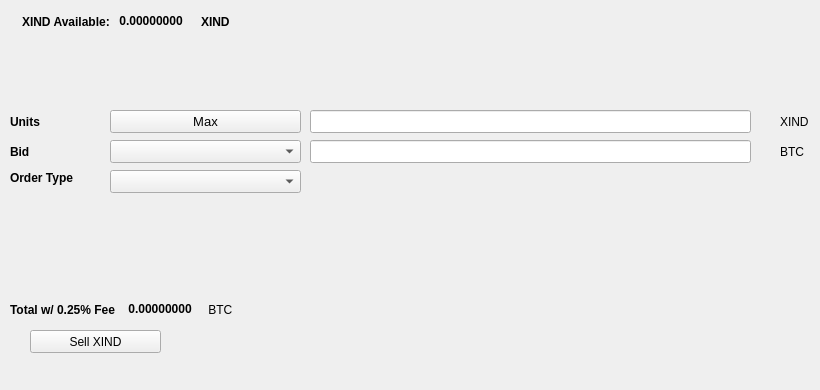
   <widget class="QWidget" name="SellTab">
    <attribute name="title">
     <string>Sell</string>
    </attribute>
    <widget class="QLabel" name="label_16">
     <property name="geometry">
      <rect>
       <x>780</x>
       <y>140</y>
       <width>31</width>
       <height>23</height>
      </rect>
     </property>
     <property name="text">
      <string>BTC</string>
     </property>
    </widget>
    <widget class="QComboBox" name="SellBidcomboBox">
     <property name="geometry">
      <rect>
       <x>110</x>
       <y>140</y>
       <width>191</width>
       <height>23</height>
      </rect>
     </property>
     <property name="font">
      <font>
       <pointsize>10</pointsize>
      </font>
     </property>
    </widget>
    <widget class="QLabel" name="label_18">
     <property name="geometry">
      <rect>
       <x>10</x>
       <y>110</y>
       <width>46</width>
       <height>23</height>
      </rect>
     </property>
     <property name="font">
      <font>
       <weight>75</weight>
       <bold>true</bold>
      </font>
     </property>
     <property name="text">
      <string>Units</string>
     </property>
    </widget>
    <widget class="QPushButton" name="Sell_Max_Amount">
     <property name="geometry">
      <rect>
       <x>110</x>
       <y>110</y>
       <width>191</width>
       <height>23</height>
      </rect>
     </property>
     <property name="font">
      <font>
       <pointsize>10</pointsize>
      </font>
     </property>
     <property name="text">
      <string>Max</string>
     </property>
    </widget>
    <widget class="QLabel" name="label_20">
     <property name="geometry">
      <rect>
       <x>10</x>
       <y>170</y>
       <width>91</width>
       <height>16</height>
      </rect>
     </property>
     <property name="font">
      <font>
       <weight>75</weight>
       <bold>true</bold>
      </font>
     </property>
     <property name="text">
      <string>Order Type</string>
     </property>
    </widget>
    <widget class="QComboBox" name="SellOrdertypeCombo">
     <property name="geometry">
      <rect>
       <x>110</x>
       <y>170</y>
       <width>191</width>
       <height>23</height>
      </rect>
     </property>
     <property name="font">
      <font>
       <pointsize>10</pointsize>
      </font>
     </property>
    </widget>
    <widget class="QLabel" name="label_21">
     <property name="geometry">
      <rect>
       <x>10</x>
       <y>140</y>
       <width>46</width>
       <height>23</height>
      </rect>
     </property>
     <property name="font">
      <font>
       <weight>75</weight>
       <bold>true</bold>
      </font>
     </property>
     <property name="text">
      <string>Bid</string>
     </property>
    </widget>
    <widget class="QLabel" name="label_22">
     <property name="geometry">
      <rect>
       <x>780</x>
       <y>110</y>
       <width>31</width>
       <height>23</height>
      </rect>
     </property>
     <property name="text">
      <string>XIND</string>
     </property>
    </widget>
    <widget class="QLineEdit" name="UnitsInputXIND">
     <property name="geometry">
      <rect>
       <x>310</x>
       <y>110</y>
       <width>441</width>
       <height>23</height>
      </rect>
     </property>
     <property name="font">
      <font>
       <pointsize>9</pointsize>
       <weight>75</weight>
       <bold>true</bold>
      </font>
     </property>
    </widget>
    <widget class="QLineEdit" name="SellBidPriceEdit">
     <property name="geometry">
      <rect>
       <x>310</x>
       <y>140</y>
       <width>441</width>
       <height>23</height>
      </rect>
     </property>
     <property name="font">
      <font>
       <pointsize>9</pointsize>
       <weight>75</weight>
       <bold>true</bold>
      </font>
     </property>
    </widget>
    <widget class="QPushButton" name="SellXINDBTN">
     <property name="geometry">
      <rect>
       <x>30</x>
       <y>330</y>
       <width>131</width>
       <height>23</height>
      </rect>
     </property>
     <property name="text">
      <string>Sell XIND</string>
     </property>
     <property name="icon">
      <iconset resource="../indinode">
       <normaloff>:/icons/bitcoin</normaloff>:/icons/bitcoin</iconset>
     </property>
    </widget>
    <widget class="QWidget" name="layoutWidget3">
     <property name="geometry">
      <rect>
       <x>22</x>
       <y>12</y>
       <width>258</width>
       <height>19</height>
      </rect>
     </property>
     <layout class="QHBoxLayout" name="horizontalLayout">
      <item>
       <widget class="QLabel" name="label232_2">
        <property name="font">
         <font>
          <weight>75</weight>
          <bold>true</bold>
         </font>
        </property>
        <property name="text">
         <string>XIND Available:</string>
        </property>
       </widget>
      </item>
      <item>
       <widget class="QLabel" name="XINDAvailableLabel">
        <property name="palette">
         <palette>
          <active>
           <colorrole role="WindowText">
            <brush brushstyle="SolidPattern">
             <color alpha="255">
              <red>0</red>
              <green>0</green>
              <blue>0</blue>
             </color>
            </brush>
           </colorrole>
           <colorrole role="Button">
            <brush brushstyle="SolidPattern">
             <color alpha="255">
              <red>0</red>
              <green>170</green>
              <blue>0</blue>
             </color>
            </brush>
           </colorrole>
           <colorrole role="Light">
            <brush brushstyle="SolidPattern">
             <color alpha="255">
              <red>0</red>
              <green>255</green>
              <blue>0</blue>
             </color>
            </brush>
           </colorrole>
           <colorrole role="Midlight">
            <brush brushstyle="SolidPattern">
             <color alpha="255">
              <red>0</red>
              <green>212</green>
              <blue>0</blue>
             </color>
            </brush>
           </colorrole>
           <colorrole role="Dark">
            <brush brushstyle="SolidPattern">
             <color alpha="255">
              <red>0</red>
              <green>85</green>
              <blue>0</blue>
             </color>
            </brush>
           </colorrole>
           <colorrole role="Mid">
            <brush brushstyle="SolidPattern">
             <color alpha="255">
              <red>0</red>
              <green>113</green>
              <blue>0</blue>
             </color>
            </brush>
           </colorrole>
           <colorrole role="Text">
            <brush brushstyle="SolidPattern">
             <color alpha="255">
              <red>0</red>
              <green>170</green>
              <blue>0</blue>
             </color>
            </brush>
           </colorrole>
           <colorrole role="BrightText">
            <brush brushstyle="SolidPattern">
             <color alpha="255">
              <red>255</red>
              <green>255</green>
              <blue>255</blue>
             </color>
            </brush>
           </colorrole>
           <colorrole role="ButtonText">
            <brush brushstyle="SolidPattern">
             <color alpha="255">
              <red>0</red>
              <green>0</green>
              <blue>0</blue>
             </color>
            </brush>
           </colorrole>
           <colorrole role="Base">
            <brush brushstyle="SolidPattern">
             <color alpha="255">
              <red>255</red>
              <green>255</green>
              <blue>255</blue>
             </color>
            </brush>
           </colorrole>
           <colorrole role="Window">
            <brush brushstyle="SolidPattern">
             <color alpha="255">
              <red>0</red>
              <green>170</green>
              <blue>0</blue>
             </color>
            </brush>
           </colorrole>
           <colorrole role="Shadow">
            <brush brushstyle="SolidPattern">
             <color alpha="255">
              <red>0</red>
              <green>0</green>
              <blue>0</blue>
             </color>
            </brush>
           </colorrole>
           <colorrole role="AlternateBase">
            <brush brushstyle="SolidPattern">
             <color alpha="255">
              <red>127</red>
              <green>212</green>
              <blue>127</blue>
             </color>
            </brush>
           </colorrole>
           <colorrole role="ToolTipBase">
            <brush brushstyle="SolidPattern">
             <color alpha="255">
              <red>255</red>
              <green>255</green>
              <blue>220</blue>
             </color>
            </brush>
           </colorrole>
           <colorrole role="ToolTipText">
            <brush brushstyle="SolidPattern">
             <color alpha="255">
              <red>0</red>
              <green>0</green>
              <blue>0</blue>
             </color>
            </brush>
           </colorrole>
          </active>
          <inactive>
           <colorrole role="WindowText">
            <brush brushstyle="SolidPattern">
             <color alpha="255">
              <red>0</red>
              <green>0</green>
              <blue>0</blue>
             </color>
            </brush>
           </colorrole>
           <colorrole role="Button">
            <brush brushstyle="SolidPattern">
             <color alpha="255">
              <red>0</red>
              <green>170</green>
              <blue>0</blue>
             </color>
            </brush>
           </colorrole>
           <colorrole role="Light">
            <brush brushstyle="SolidPattern">
             <color alpha="255">
              <red>0</red>
              <green>255</green>
              <blue>0</blue>
             </color>
            </brush>
           </colorrole>
           <colorrole role="Midlight">
            <brush brushstyle="SolidPattern">
             <color alpha="255">
              <red>0</red>
              <green>212</green>
              <blue>0</blue>
             </color>
            </brush>
           </colorrole>
           <colorrole role="Dark">
            <brush brushstyle="SolidPattern">
             <color alpha="255">
              <red>0</red>
              <green>85</green>
              <blue>0</blue>
             </color>
            </brush>
           </colorrole>
           <colorrole role="Mid">
            <brush brushstyle="SolidPattern">
             <color alpha="255">
              <red>0</red>
              <green>113</green>
              <blue>0</blue>
             </color>
            </brush>
           </colorrole>
           <colorrole role="Text">
            <brush brushstyle="SolidPattern">
             <color alpha="255">
              <red>0</red>
              <green>170</green>
              <blue>0</blue>
             </color>
            </brush>
           </colorrole>
           <colorrole role="BrightText">
            <brush brushstyle="SolidPattern">
             <color alpha="255">
              <red>255</red>
              <green>255</green>
              <blue>255</blue>
             </color>
            </brush>
           </colorrole>
           <colorrole role="ButtonText">
            <brush brushstyle="SolidPattern">
             <color alpha="255">
              <red>0</red>
              <green>0</green>
              <blue>0</blue>
             </color>
            </brush>
           </colorrole>
           <colorrole role="Base">
            <brush brushstyle="SolidPattern">
             <color alpha="255">
              <red>255</red>
              <green>255</green>
              <blue>255</blue>
             </color>
            </brush>
           </colorrole>
           <colorrole role="Window">
            <brush brushstyle="SolidPattern">
             <color alpha="255">
              <red>0</red>
              <green>170</green>
              <blue>0</blue>
             </color>
            </brush>
           </colorrole>
           <colorrole role="Shadow">
            <brush brushstyle="SolidPattern">
             <color alpha="255">
              <red>0</red>
              <green>0</green>
              <blue>0</blue>
             </color>
            </brush>
           </colorrole>
           <colorrole role="AlternateBase">
            <brush brushstyle="SolidPattern">
             <color alpha="255">
              <red>127</red>
              <green>212</green>
              <blue>127</blue>
             </color>
            </brush>
           </colorrole>
           <colorrole role="ToolTipBase">
            <brush brushstyle="SolidPattern">
             <color alpha="255">
              <red>255</red>
              <green>255</green>
              <blue>220</blue>
             </color>
            </brush>
           </colorrole>
           <colorrole role="ToolTipText">
            <brush brushstyle="SolidPattern">
             <color alpha="255">
              <red>0</red>
              <green>0</green>
              <blue>0</blue>
             </color>
            </brush>
           </colorrole>
          </inactive>
          <disabled>
           <colorrole role="WindowText">
            <brush brushstyle="SolidPattern">
             <color alpha="255">
              <red>0</red>
              <green>85</green>
              <blue>0</blue>
             </color>
            </brush>
           </colorrole>
           <colorrole role="Button">
            <brush brushstyle="SolidPattern">
             <color alpha="255">
              <red>0</red>
              <green>170</green>
              <blue>0</blue>
             </color>
            </brush>
           </colorrole>
           <colorrole role="Light">
            <brush brushstyle="SolidPattern">
             <color alpha="255">
              <red>0</red>
              <green>255</green>
              <blue>0</blue>
             </color>
            </brush>
           </colorrole>
           <colorrole role="Midlight">
            <brush brushstyle="SolidPattern">
             <color alpha="255">
              <red>0</red>
              <green>212</green>
              <blue>0</blue>
             </color>
            </brush>
           </colorrole>
           <colorrole role="Dark">
            <brush brushstyle="SolidPattern">
             <color alpha="255">
              <red>0</red>
              <green>85</green>
              <blue>0</blue>
             </color>
            </brush>
           </colorrole>
           <colorrole role="Mid">
            <brush brushstyle="SolidPattern">
             <color alpha="255">
              <red>0</red>
              <green>113</green>
              <blue>0</blue>
             </color>
            </brush>
           </colorrole>
           <colorrole role="Text">
            <brush brushstyle="SolidPattern">
             <color alpha="255">
              <red>0</red>
              <green>85</green>
              <blue>0</blue>
             </color>
            </brush>
           </colorrole>
           <colorrole role="BrightText">
            <brush brushstyle="SolidPattern">
             <color alpha="255">
              <red>255</red>
              <green>255</green>
              <blue>255</blue>
             </color>
            </brush>
           </colorrole>
           <colorrole role="ButtonText">
            <brush brushstyle="SolidPattern">
             <color alpha="255">
              <red>0</red>
              <green>85</green>
              <blue>0</blue>
             </color>
            </brush>
           </colorrole>
           <colorrole role="Base">
            <brush brushstyle="SolidPattern">
             <color alpha="255">
              <red>0</red>
              <green>170</green>
              <blue>0</blue>
             </color>
            </brush>
           </colorrole>
           <colorrole role="Window">
            <brush brushstyle="SolidPattern">
             <color alpha="255">
              <red>0</red>
              <green>170</green>
              <blue>0</blue>
             </color>
            </brush>
           </colorrole>
           <colorrole role="Shadow">
            <brush brushstyle="SolidPattern">
             <color alpha="255">
              <red>0</red>
              <green>0</green>
              <blue>0</blue>
             </color>
            </brush>
           </colorrole>
           <colorrole role="AlternateBase">
            <brush brushstyle="SolidPattern">
             <color alpha="255">
              <red>0</red>
              <green>170</green>
              <blue>0</blue>
             </color>
            </brush>
           </colorrole>
           <colorrole role="ToolTipBase">
            <brush brushstyle="SolidPattern">
             <color alpha="255">
              <red>255</red>
              <green>255</green>
              <blue>220</blue>
             </color>
            </brush>
           </colorrole>
           <colorrole role="ToolTipText">
            <brush brushstyle="SolidPattern">
             <color alpha="255">
              <red>0</red>
              <green>0</green>
              <blue>0</blue>
             </color>
            </brush>
           </colorrole>
          </disabled>
         </palette>
        </property>
        <property name="font">
         <font>
          <weight>75</weight>
          <bold>true</bold>
         </font>
        </property>
        <property name="text">
         <string> 0.00000000 </string>
        </property>
        <property name="textInteractionFlags">
         <set>Qt::LinksAccessibleByMouse|Qt::TextSelectableByKeyboard|Qt::TextSelectableByMouse</set>
        </property>
       </widget>
      </item>
      <item>
       <widget class="QLabel" name="labelXIND">
        <property name="font">
         <font>
          <weight>75</weight>
          <bold>true</bold>
         </font>
        </property>
        <property name="text">
         <string>XIND</string>
        </property>
       </widget>
      </item>
     </layout>
    </widget>
    <widget class="QWidget" name="layoutWidget">
     <property name="geometry">
      <rect>
       <x>10</x>
       <y>300</y>
       <width>268</width>
       <height>19</height>
      </rect>
     </property>
     <layout class="QHBoxLayout" name="horizontalLayout_2">
      <item>
       <widget class="QLabel" name="label_19">
        <property name="font">
         <font>
          <weight>75</weight>
          <bold>true</bold>
         </font>
        </property>
        <property name="text">
         <string>Total w/ 0.25% Fee </string>
        </property>
       </widget>
      </item>
      <item>
       <widget class="QLabel" name="SellCostLabel">
        <property name="palette">
         <palette>
          <active>
           <colorrole role="WindowText">
            <brush brushstyle="SolidPattern">
             <color alpha="255">
              <red>0</red>
              <green>0</green>
              <blue>0</blue>
             </color>
            </brush>
           </colorrole>
           <colorrole role="Button">
            <brush brushstyle="SolidPattern">
             <color alpha="255">
              <red>0</red>
              <green>170</green>
              <blue>0</blue>
             </color>
            </brush>
           </colorrole>
           <colorrole role="Light">
            <brush brushstyle="SolidPattern">
             <color alpha="255">
              <red>0</red>
              <green>255</green>
              <blue>0</blue>
             </color>
            </brush>
           </colorrole>
           <colorrole role="Midlight">
            <brush brushstyle="SolidPattern">
             <color alpha="255">
              <red>0</red>
              <green>212</green>
              <blue>0</blue>
             </color>
            </brush>
           </colorrole>
           <colorrole role="Dark">
            <brush brushstyle="SolidPattern">
             <color alpha="255">
              <red>0</red>
              <green>85</green>
              <blue>0</blue>
             </color>
            </brush>
           </colorrole>
           <colorrole role="Mid">
            <brush brushstyle="SolidPattern">
             <color alpha="255">
              <red>0</red>
              <green>113</green>
              <blue>0</blue>
             </color>
            </brush>
           </colorrole>
           <colorrole role="Text">
            <brush brushstyle="SolidPattern">
             <color alpha="255">
              <red>0</red>
              <green>170</green>
              <blue>0</blue>
             </color>
            </brush>
           </colorrole>
           <colorrole role="BrightText">
            <brush brushstyle="SolidPattern">
             <color alpha="255">
              <red>255</red>
              <green>255</green>
              <blue>255</blue>
             </color>
            </brush>
           </colorrole>
           <colorrole role="ButtonText">
            <brush brushstyle="SolidPattern">
             <color alpha="255">
              <red>0</red>
              <green>0</green>
              <blue>0</blue>
             </color>
            </brush>
           </colorrole>
           <colorrole role="Base">
            <brush brushstyle="SolidPattern">
             <color alpha="255">
              <red>255</red>
              <green>255</green>
              <blue>255</blue>
             </color>
            </brush>
           </colorrole>
           <colorrole role="Window">
            <brush brushstyle="SolidPattern">
             <color alpha="255">
              <red>0</red>
              <green>170</green>
              <blue>0</blue>
             </color>
            </brush>
           </colorrole>
           <colorrole role="Shadow">
            <brush brushstyle="SolidPattern">
             <color alpha="255">
              <red>0</red>
              <green>0</green>
              <blue>0</blue>
             </color>
            </brush>
           </colorrole>
           <colorrole role="AlternateBase">
            <brush brushstyle="SolidPattern">
             <color alpha="255">
              <red>127</red>
              <green>212</green>
              <blue>127</blue>
             </color>
            </brush>
           </colorrole>
           <colorrole role="ToolTipBase">
            <brush brushstyle="SolidPattern">
             <color alpha="255">
              <red>255</red>
              <green>255</green>
              <blue>220</blue>
             </color>
            </brush>
           </colorrole>
           <colorrole role="ToolTipText">
            <brush brushstyle="SolidPattern">
             <color alpha="255">
              <red>0</red>
              <green>0</green>
              <blue>0</blue>
             </color>
            </brush>
           </colorrole>
          </active>
          <inactive>
           <colorrole role="WindowText">
            <brush brushstyle="SolidPattern">
             <color alpha="255">
              <red>0</red>
              <green>0</green>
              <blue>0</blue>
             </color>
            </brush>
           </colorrole>
           <colorrole role="Button">
            <brush brushstyle="SolidPattern">
             <color alpha="255">
              <red>0</red>
              <green>170</green>
              <blue>0</blue>
             </color>
            </brush>
           </colorrole>
           <colorrole role="Light">
            <brush brushstyle="SolidPattern">
             <color alpha="255">
              <red>0</red>
              <green>255</green>
              <blue>0</blue>
             </color>
            </brush>
           </colorrole>
           <colorrole role="Midlight">
            <brush brushstyle="SolidPattern">
             <color alpha="255">
              <red>0</red>
              <green>212</green>
              <blue>0</blue>
             </color>
            </brush>
           </colorrole>
           <colorrole role="Dark">
            <brush brushstyle="SolidPattern">
             <color alpha="255">
              <red>0</red>
              <green>85</green>
              <blue>0</blue>
             </color>
            </brush>
           </colorrole>
           <colorrole role="Mid">
            <brush brushstyle="SolidPattern">
             <color alpha="255">
              <red>0</red>
              <green>113</green>
              <blue>0</blue>
             </color>
            </brush>
           </colorrole>
           <colorrole role="Text">
            <brush brushstyle="SolidPattern">
             <color alpha="255">
              <red>0</red>
              <green>170</green>
              <blue>0</blue>
             </color>
            </brush>
           </colorrole>
           <colorrole role="BrightText">
            <brush brushstyle="SolidPattern">
             <color alpha="255">
              <red>255</red>
              <green>255</green>
              <blue>255</blue>
             </color>
            </brush>
           </colorrole>
           <colorrole role="ButtonText">
            <brush brushstyle="SolidPattern">
             <color alpha="255">
              <red>0</red>
              <green>0</green>
              <blue>0</blue>
             </color>
            </brush>
           </colorrole>
           <colorrole role="Base">
            <brush brushstyle="SolidPattern">
             <color alpha="255">
              <red>255</red>
              <green>255</green>
              <blue>255</blue>
             </color>
            </brush>
           </colorrole>
           <colorrole role="Window">
            <brush brushstyle="SolidPattern">
             <color alpha="255">
              <red>0</red>
              <green>170</green>
              <blue>0</blue>
             </color>
            </brush>
           </colorrole>
           <colorrole role="Shadow">
            <brush brushstyle="SolidPattern">
             <color alpha="255">
              <red>0</red>
              <green>0</green>
              <blue>0</blue>
             </color>
            </brush>
           </colorrole>
           <colorrole role="AlternateBase">
            <brush brushstyle="SolidPattern">
             <color alpha="255">
              <red>127</red>
              <green>212</green>
              <blue>127</blue>
             </color>
            </brush>
           </colorrole>
           <colorrole role="ToolTipBase">
            <brush brushstyle="SolidPattern">
             <color alpha="255">
              <red>255</red>
              <green>255</green>
              <blue>220</blue>
             </color>
            </brush>
           </colorrole>
           <colorrole role="ToolTipText">
            <brush brushstyle="SolidPattern">
             <color alpha="255">
              <red>0</red>
              <green>0</green>
              <blue>0</blue>
             </color>
            </brush>
           </colorrole>
          </inactive>
          <disabled>
           <colorrole role="WindowText">
            <brush brushstyle="SolidPattern">
             <color alpha="255">
              <red>0</red>
              <green>85</green>
              <blue>0</blue>
             </color>
            </brush>
           </colorrole>
           <colorrole role="Button">
            <brush brushstyle="SolidPattern">
             <color alpha="255">
              <red>0</red>
              <green>170</green>
              <blue>0</blue>
             </color>
            </brush>
           </colorrole>
           <colorrole role="Light">
            <brush brushstyle="SolidPattern">
             <color alpha="255">
              <red>0</red>
              <green>255</green>
              <blue>0</blue>
             </color>
            </brush>
           </colorrole>
           <colorrole role="Midlight">
            <brush brushstyle="SolidPattern">
             <color alpha="255">
              <red>0</red>
              <green>212</green>
              <blue>0</blue>
             </color>
            </brush>
           </colorrole>
           <colorrole role="Dark">
            <brush brushstyle="SolidPattern">
             <color alpha="255">
              <red>0</red>
              <green>85</green>
              <blue>0</blue>
             </color>
            </brush>
           </colorrole>
           <colorrole role="Mid">
            <brush brushstyle="SolidPattern">
             <color alpha="255">
              <red>0</red>
              <green>113</green>
              <blue>0</blue>
             </color>
            </brush>
           </colorrole>
           <colorrole role="Text">
            <brush brushstyle="SolidPattern">
             <color alpha="255">
              <red>0</red>
              <green>85</green>
              <blue>0</blue>
             </color>
            </brush>
           </colorrole>
           <colorrole role="BrightText">
            <brush brushstyle="SolidPattern">
             <color alpha="255">
              <red>255</red>
              <green>255</green>
              <blue>255</blue>
             </color>
            </brush>
           </colorrole>
           <colorrole role="ButtonText">
            <brush brushstyle="SolidPattern">
             <color alpha="255">
              <red>0</red>
              <green>85</green>
              <blue>0</blue>
             </color>
            </brush>
           </colorrole>
           <colorrole role="Base">
            <brush brushstyle="SolidPattern">
             <color alpha="255">
              <red>0</red>
              <green>170</green>
              <blue>0</blue>
             </color>
            </brush>
           </colorrole>
           <colorrole role="Window">
            <brush brushstyle="SolidPattern">
             <color alpha="255">
              <red>0</red>
              <green>170</green>
              <blue>0</blue>
             </color>
            </brush>
           </colorrole>
           <colorrole role="Shadow">
            <brush brushstyle="SolidPattern">
             <color alpha="255">
              <red>0</red>
              <green>0</green>
              <blue>0</blue>
             </color>
            </brush>
           </colorrole>
           <colorrole role="AlternateBase">
            <brush brushstyle="SolidPattern">
             <color alpha="255">
              <red>0</red>
              <green>170</green>
              <blue>0</blue>
             </color>
            </brush>
           </colorrole>
           <colorrole role="ToolTipBase">
            <brush brushstyle="SolidPattern">
             <color alpha="255">
              <red>255</red>
              <green>255</green>
              <blue>220</blue>
             </color>
            </brush>
           </colorrole>
           <colorrole role="ToolTipText">
            <brush brushstyle="SolidPattern">
             <color alpha="255">
              <red>0</red>
              <green>0</green>
              <blue>0</blue>
             </color>
            </brush>
           </colorrole>
          </disabled>
         </palette>
        </property>
        <property name="font">
         <font>
          <weight>75</weight>
          <bold>true</bold>
         </font>
        </property>
        <property name="autoFillBackground">
         <bool>false</bool>
        </property>
        <property name="text">
         <string> 0.00000000</string>
        </property>
        <property name="textInteractionFlags">
         <set>Qt::LinksAccessibleByMouse|Qt::TextSelectableByMouse</set>
        </property>
       </widget>
      </item>
      <item>
       <widget class="QLabel" name="label_17">
        <property name="font">
         <font>
          <weight>50</weight>
          <bold>false</bold>
         </font>
        </property>
        <property name="text">
         <string> BTC</string>
        </property>
       </widget>
      </item>
     </layout>
    </widget>
    <widget class="QLabel" name="label_23">
     <property name="geometry">
      <rect>
       <x>460</x>
       <y>300</y>
       <width>281</width>
       <height>81</height>
      </rect>
     </property>
     <property name="text">
      <string/>
     </property>
     <property name="pixmap">
      <pixmap>:/images/bittrex</pixmap>
     </property>
    </widget>
   </widget>
